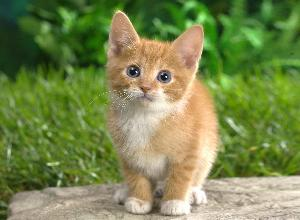
#> input picture cat.jpg, 300 x 220 px
$ jupyter execute 'OpenCv ML ASSG 11.ipynb'   (shell and % lines are left out)
#> lines starting #> are read from the running program, lines starting #| are printed output that depends on the picture; after the words box and inside, x2 and y2 are one past the last pixel; in counts of white or black regions, pixels touching at a corner belong together
#### ASSIGNMENT 11

* Name : Pushkar Ashok Narkhede
* Roll No : 2203528
* Enroll No : MITU20BTCSD018
* Branch : CSE
* Class : TY CSE Is - 3
* Guided By : Prof Nagesh Jadhav Sir

#### Problem Statement:
- Perform basic image processing using opencv
#### Objective
1. To learn about images processing
2. To perform various operations on images

#### OpenCV
* OpenCV (Open Source Computer Vision Library) is a library of programming functions mainly aimed at real-time computer vision.
* Originally developed by Intel, it was later supported by Willow Garage then Itseez (which was later acquired by Intel).
* The library is cross-platform and free for use under the open-source BSD license.
* OpenCV supports some models from deep learning frameworks like TensorFlow, Torch, PyTorch (after converting to an ONNX model) and Caffe according to a defined list of supported layers.
* It promotes OpenVisionCapsules, which is a portable format, compatible with all other formats.

#### Image processing operations
* Digital image processing is the use of a digital computer to process digital images through an algorithm.
* As a subcategory or field of digital signal processing, digital image processing has many advantages over analog image processing.
* It allows a much wider range of algorithms to be applied to the input data and can avoid problems such as the build-up of noise and distortion during processing.
* Since images are defined over two dimensions (perhaps more) digital image processing may be modeled in the form of multidimensional systems.
* The generation and development of digital image processing are mainly affected by three factors: first, the development of computers; second, the development of mathematics (especially the creation and improvement of discrete mathematics theory); third, the demand for a wide range of applications in environment, agriculture, military, industry and medical science has increased.
* Digital image processing allows the use of much more complex algorithms, and hence, can offer both more sophisticated performance at simple tasks, and the implementation of methods which would be impossible by analogue means.
* In particular, digital image processing is a concrete application of, and a practical technology based on:

    * Classification
    * Feature extraction
    * Multi-scale signal analysis
    * Pattern recognition
    * Projection
* Some techniques which are used in digital image processing include:
    * Anisotropic diffusion
    * Hidden Markov models
    * Image editing
    * Image restoration
    * Independent component analysis
    * Linear filtering
    * Neural networks
    * Partial differential equations
    * Pixelation
    * Point feature matching
    * Principal components analysis
    * Self-organizing maps
    * Wavelets


- Increasing resolution: Increase the resolution of image
- Deskewing: Deskew the image. It also makes it easier to do more processing.
- Blurring: It is useful for removing noise.
 Convert to Black and White: Convert the image into black and white after deskewing and resizing. It will produce consistent character size and thickness.
- Remove Noise: Remove noise from black and white image. Perform operations like morphological transformation, contours etc. to remove the noise.
Train Tesseract on the Font

[cell 1]
import cv2 as cv
import numpy as np
import matplotlib.pyplot as plt

import matplotlib.image as mpimg

import warnings
warnings.filterwarnings('ignore')

[cell 2]
img1 = mpimg.imread('cat.jpg')
#> img1 is the input picture: shape (220, 300, 3); mean R, G, B 121.4, 135.3, 78.4
print(img1)
#> (printed output is left out)

[cell 3]
imgplot = plt.imshow(img1)

[cell 4]
#Applying pseudocolor schemes to image plots
lum_img1 = img1[:, :, 0]
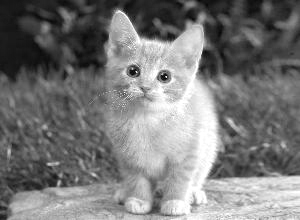
#> lum_img1: shape (220, 300); min 0, max 255, mean 121.4
plt.imshow(lum_img1)

[cell 5]
plt.imshow(lum_img1, cmap="hot")

[cell 6]
#Geometric Transformation of Images in Opencv
#Scaling
import numpy as np
import cv2 as cv
img = cv.imread('cat.jpg')
res = cv.resize(img,None,fx=2, fy=2, interpolation = cv.INTER_CUBIC)
#OR
# height, width = img.shape[:2]
# res = cv.resize(img,(2*width, 2*height), interpolation = cv.INTER_CUBIC)
plt.imshow(res[:, :, ::-1])

[cell 7]
#Rotation at 90 degree angle
img = cv.imread('cat.jpg',0)
#> img: shape (220, 300); min 4, max 255, mean 124.7
rows,cols = img.shape
#> rows = 220; cols = 300
# cols-1 and rows-1 are the coordinate limits.
M = cv.getRotationMatrix2D(((cols-1)/2.0,(rows-1)/2.0),90,1)
#> M = [[6.12e-17, 1, 40], [-1, 6.12e-17, 259]]
dst = cv.warpAffine(img,M,(cols,rows))
plt.imshow(dst)

[cell 8]
#Rotation at 90 degree angle
img = cv.imread('cat.jpg',0)
rows,cols = img.shape
# cols-1 and rows-1 are the coordinate limits.
M = cv.getRotationMatrix2D(((cols-1)/2.0,(rows-1)/2.0),90,1)
dst = cv.warpAffine(img,M,(cols,rows))
plt.imshow(dst[:,::-1])

[cell 9]
#Affine Transformation
img = cv.imread('cat.jpg')
rows,cols,ch = img.shape
#> ch = 3
pts1 = np.float32([[50,50],[200,50],[50,200]])
pts2 = np.float32([[10,100],[200,50],[100,250]])
M = cv.getAffineTransform(pts1,pts2)
dst = cv.warpAffine(img,M,(cols,rows))
#> dst: shape (220, 300, 3)
plt.subplot(121),plt.imshow(img),plt.title('Input')
plt.subplot(122),plt.imshow(dst),plt.title('Output')
plt.show()
#> figure, not shown here; B, G, R data is drawn as R, G, B

[cell 10]
#Perspective Transformation
img = cv.imread('cat.jpg')
rows,cols,ch = img.shape
pts1 = np.float32([[56,65],[368,52],[28,387],[389,390]])
pts2 = np.float32([[0,0],[300,0],[0,300],[300,300]])
M = cv.getPerspectiveTransform(pts1,pts2)
dst = cv.warpPerspective(img,M,(300,300))
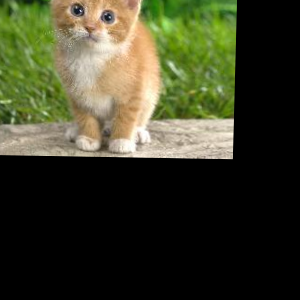
#> dst: shape (300, 300, 3); mean B, G, R 39.3, 61.9, 60.2
plt.subplot(121),plt.imshow(img),plt.title('Input')
plt.subplot(122),plt.imshow(dst),plt.title('Output')
plt.show()
#> figure, not shown here; B, G, R data is drawn as R, G, B

Thresholding in OpenCV
For every pixel, the same threshold value is applied. If the pixel value is smaller than the threshold, it is set to 0, otherwise it is set to a maximum value. The function cv.threshold is used to apply the thresholding. The first argument is the source image, which should be a grayscale image.

[cell 11]
img = cv.imread('cat.jpg',0)
ret,thresh1 = cv.threshold(img,127,255,cv.THRESH_BINARY)
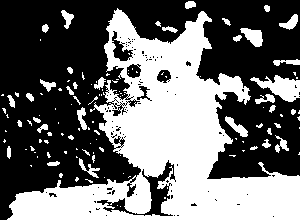
#> thresh1: shape (220, 300); 42.7% white; 125 white regions (87 under 20 px), largest, box (x1, y1, x2, y2) and area: (7, 8, 300, 220) 24676, (250, 75, 300, 102) 682, (240, 28, 263, 47) 264
ret,thresh2 = cv.threshold(img,127,255,cv.THRESH_BINARY_INV)
ret,thresh3 = cv.threshold(img,127,255,cv.THRESH_TRUNC)
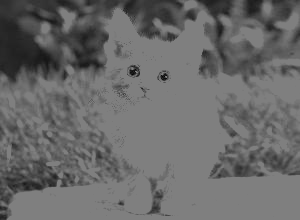
#> thresh3: shape (220, 300); min 4, max 127, mean 105.3
ret,thresh4 = cv.threshold(img,127,255,cv.THRESH_TOZERO)
ret,thresh5 = cv.threshold(img,127,255,cv.THRESH_TOZERO_INV)
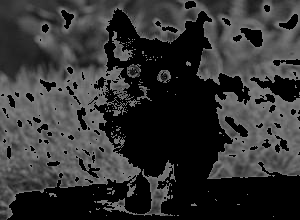
#> thresh5: shape (220, 300); min 0, max 127, mean 51
titles = ['Original Image','BINARY','BINARY_INV','TRUNC','TOZERO','TOZERO_INV']
images = [img, thresh1, thresh2, thresh3, thresh4, thresh5]
for i in range(6):
    plt.subplot(2,3,i+1),plt.imshow(images[i],'gray')
    plt.title(titles[i])
    plt.xticks([]),plt.yticks([])
plt.show()

[cell 12]
#Gaussian Blurring
blur = cv.GaussianBlur(img,(5,5),0)
plt.imshow(blur)

[cell 13]
img = cv.imread('cat.jpg',0)
edges = cv.Canny(img,100,200)
#> edges: shape (220, 300); 8.7% white in thin lines or dots
plt.subplot(121),plt.imshow(img,cmap = 'gray')
plt.title('Original Image'), plt.xticks([]), plt.yticks([])
plt.subplot(122),plt.imshow(edges,cmap = 'gray')
plt.title('Edge Image'), plt.xticks([]), plt.yticks([])
plt.show()

[cell 14]
canvas = np.zeros((300, 300, 3), dtype = "uint8")
#RGB(255,255,255)
green = (0, 255, 0)
cv.line(canvas, (0, 0), (300, 300), green,4)
plt.imshow(canvas)
cv.waitKey(0)

[cell 15]
red = (0, 0, 255)
cv.line(canvas, (300, 0), (0, 300), red, 3)
plt.imshow(canvas)
cv.waitKey(0)
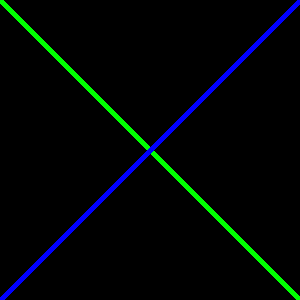
#> shown: shape (300, 300, 3); mean R, G, B 0, 5.8, 5.9

[cell 16]
import cv2

[cell 17]
img = cv2.imread('cat.jpg')

[cell 18]
# cv2.imshow('image',img)
# cv2.waitKey(0)
cvt = cv2.cvtColor(img,cv2.COLOR_BGR2RGB)
plt.imshow(cvt)

[cell 19]
img2  = cv2.imread('cat.jpg')
cvt_img = cv2.cvtColor(img2,cv2.COLOR_BGR2RGB)
plt.imshow(cvt_img)

[cell 20]
rot = cv2.rotate(img2,cv2.ROTATE_90_CLOCKWISE)
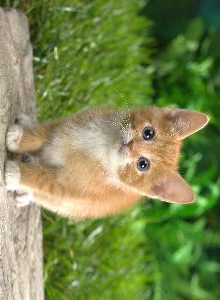
#> rot: shape (300, 220, 3); mean B, G, R 78.4, 135.3, 121.4
cnt = cv2.cvtColor(rot,cv2.COLOR_BGR2RGB)
plt.imshow(cnt)

[cell 21]
img = cv2.resize(img2,None,fx =0.5,fy=0.5,interpolation = cv.INTER_CUBIC)
#> img: shape (110, 150, 3)
plt.imshow(img[:,:,::-1])

[cell 22]
img2.shape
#> Out = (220, 300, 3)

[cell 23]
ht,wt = img2.shape[:2]
#> ht = 220
res = cv2.resize(img2,(wt*2,ht*2),interpolation = cv2.INTER_CUBIC)
plt.imshow(res[:,:,::-1])

# height, width = img.shape[:2]
# res = cv.resize(img,(2*width, 2*height), interpolation = cv.INTER_CUBIC)
#plt.imshow(res[:, :, ::-1])

[cell 24]
ht,wt = img2.shape[:2]
m = cv2.getRotationMatrix2D((wt/2,ht/2),45,1)
fi = cv2.warpAffine(img2,m,(wt,ht))
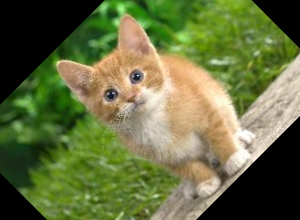
#> fi: shape (220, 300, 3); mean B, G, R 63.9, 110.6, 101.7
plt.imshow(fi[:,:,::-1])

[cell 25]
edge = cv2.Canny(img2,100,200)
#> edge: shape (220, 300); 11% white in thin lines or dots
plt.imshow(edge[:,::-1])
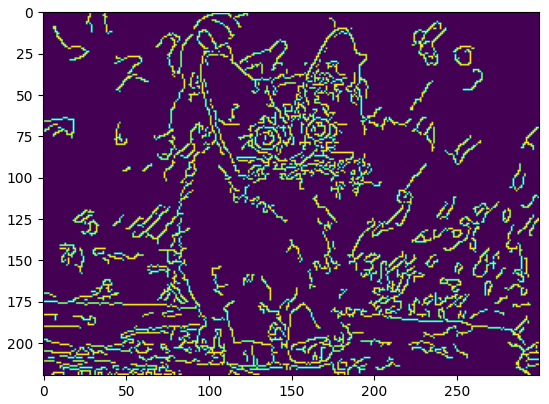
#> figure drawn by matplotlib, 1 panel

[cell 26]
blue = cv2.GaussianBlur(img2,(3,3),1)
plt.imshow(blue[:,:,::-1])

[cell 27]
med = cv2.medianBlur(img2,3)
plt.imshow(med[:,:,::-1])

[cell 28]
bil = cv2.bilateralFilter(img2,2,75,75)
plt.imshow(bil[:,:,::-1])

[cell 29]
kernel = np.ones((3,3),np.uint8)
kernel
erd = cv2.erode(img2,kernel,iterations=1)
plt.imshow(erd[:,:,::-1])


# img_erosion = cv2.erode(img, kernel, iterations=1)
# img_dilation = cv2.dilate(img, kernel, iterations=1)

[cell 30]
dil = cv2.dilate(img,kernel,iterations =1)
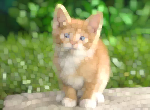
#> dil: shape (110, 150, 3); mean B, G, R 98.9, 154.8, 140.8
plt.imshow(dil[:,:,::-1])
